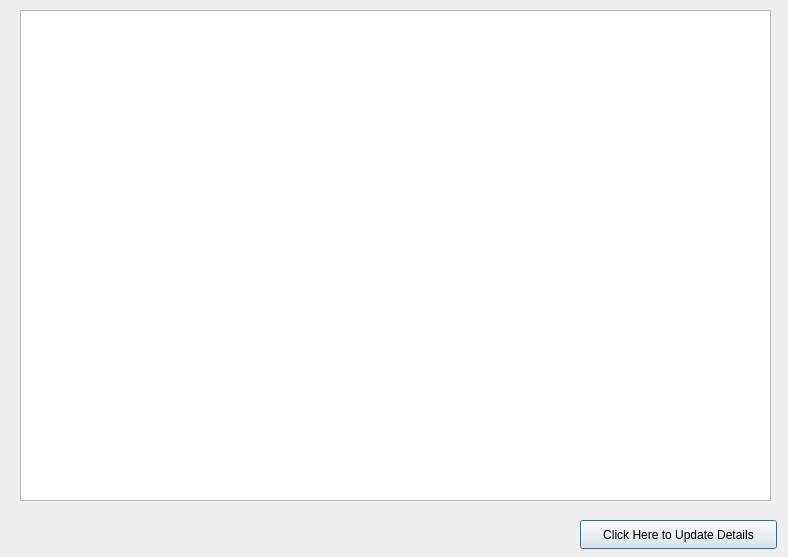
<?xml version="1.0" encoding="UTF-8"?>
<ui version="4.0">
 <class>music</class>
 <widget class="QDialog" name="music">
  <property name="geometry">
   <rect>
    <x>0</x>
    <y>0</y>
    <width>788</width>
    <height>557</height>
   </rect>
  </property>
  <property name="windowTitle">
   <string>Dialog</string>
  </property>
  <widget class="QListWidget" name="listWidget">
   <property name="geometry">
    <rect>
     <x>20</x>
     <y>10</y>
     <width>751</width>
     <height>491</height>
    </rect>
   </property>
  </widget>
  <widget class="QPushButton" name="pushButton">
   <property name="geometry">
    <rect>
     <x>580</x>
     <y>520</y>
     <width>197</width>
     <height>29</height>
    </rect>
   </property>
   <property name="text">
    <string>Click Here to Update Details</string>
   </property>
  </widget>
 </widget>
 <resources/>
 <connections/>
</ui>
